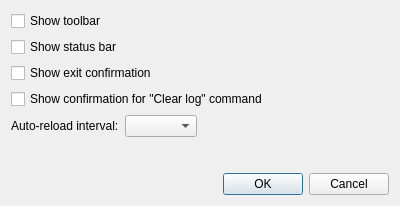
<?xml version="1.0" encoding="UTF-8"?>
<ui version="4.0">
 <class>OptionsDialog</class>
 <widget class="QDialog" name="OptionsDialog">
  <property name="geometry">
   <rect>
    <x>0</x>
    <y>0</y>
    <width>400</width>
    <height>206</height>
   </rect>
  </property>
  <property name="windowTitle">
   <string>Dialog</string>
  </property>
  <layout class="QGridLayout" name="gridLayout">
   <item row="0" column="0">
    <layout class="QVBoxLayout" name="verticalLayout">
     <item>
      <widget class="QCheckBox" name="chkShowToolbar">
       <property name="text">
        <string>Show toolbar</string>
       </property>
      </widget>
     </item>
     <item>
      <widget class="QCheckBox" name="chkShowStatusBar">
       <property name="text">
        <string>Show status bar</string>
       </property>
      </widget>
     </item>
     <item>
      <widget class="QCheckBox" name="chkShowExitConfirmation">
       <property name="text">
        <string>Show exit confirmation</string>
       </property>
      </widget>
     </item>
     <item>
      <widget class="QCheckBox" name="chkShowClearLogConfirmation">
       <property name="text">
        <string>Show confirmation for &quot;Clear log&quot; command</string>
       </property>
      </widget>
     </item>
     <item>
      <layout class="QHBoxLayout" name="horizontalLayout">
       <item>
        <widget class="QLabel" name="label">
         <property name="text">
          <string>Auto-reload interval:</string>
         </property>
        </widget>
       </item>
       <item>
        <widget class="QComboBox" name="cboInterval"/>
       </item>
       <item>
        <spacer name="horizontalSpacer">
         <property name="orientation">
          <enum>Qt::Horizontal</enum>
         </property>
         <property name="sizeHint" stdset="0">
          <size>
           <width>40</width>
           <height>20</height>
          </size>
         </property>
        </spacer>
       </item>
      </layout>
     </item>
     <item>
      <spacer name="verticalSpacer">
       <property name="orientation">
        <enum>Qt::Vertical</enum>
       </property>
       <property name="sizeHint" stdset="0">
        <size>
         <width>20</width>
         <height>40</height>
        </size>
       </property>
      </spacer>
     </item>
    </layout>
   </item>
   <item row="1" column="0">
    <widget class="QDialogButtonBox" name="buttonBox">
     <property name="orientation">
      <enum>Qt::Horizontal</enum>
     </property>
     <property name="standardButtons">
      <set>QDialogButtonBox::Cancel|QDialogButtonBox::Ok</set>
     </property>
    </widget>
   </item>
  </layout>
 </widget>
 <resources/>
 <connections>
  <connection>
   <sender>buttonBox</sender>
   <signal>accepted()</signal>
   <receiver>OptionsDialog</receiver>
   <slot>accept()</slot>
   <hints>
    <hint type="sourcelabel">
     <x>248</x>
     <y>254</y>
    </hint>
    <hint type="destinationlabel">
     <x>157</x>
     <y>274</y>
    </hint>
   </hints>
  </connection>
  <connection>
   <sender>buttonBox</sender>
   <signal>rejected()</signal>
   <receiver>OptionsDialog</receiver>
   <slot>reject()</slot>
   <hints>
    <hint type="sourcelabel">
     <x>316</x>
     <y>260</y>
    </hint>
    <hint type="destinationlabel">
     <x>286</x>
     <y>274</y>
    </hint>
   </hints>
  </connection>
 </connections>
</ui>
